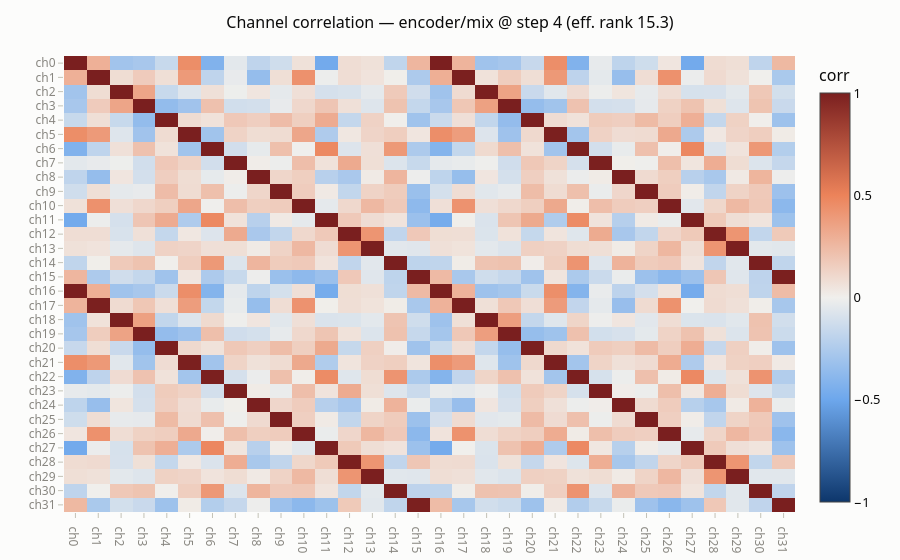

Notebook code for this chart:
### Code cell
view.plot_channels("encoder/mix")  # audio↔texto correlacionados + 4 canales muertos (†)

### Figure 1 — Plotly figure (JSON) as saved in the notebook; plotly's stock layout.template omitted (floating-point values rounded to 4 significant figures; data arrays with more than 128 entries replaced by an {"elided": "..."} marker saying what was removed)
{"data": [{"colorbar": {"title": {"text": "corr"}}, "colorscale": [[0.0, "#0d366b"], [0.25, "#6da7ec"], [0.5, "#f0efec"], [0.75, "#ec835a"], [1.0, "#7a1f1f"]], "hovertemplate": "%{y} × %{x}: %{z:.3f}<extra></extra>", "type": "heatmap", "x": ["ch0", "ch1", "ch2", "ch3", "ch4", "ch5", "ch6", "ch7", "ch8", "ch9", "ch10", "ch11", "ch12", "ch13", "ch14", "ch15", "ch16", "ch17", "ch18", "ch19", "ch20", "ch21", "ch22", "ch23", "ch24", "ch25", "ch26", "ch27", "ch28", "ch29", "ch30", "ch31"], "y": ["ch0", "ch1", "ch2", "ch3", "ch4", "ch5", "ch6", "ch7", "ch8", "ch9", "ch10", "ch11", "ch12", "ch13", "ch14", "ch15", "ch16", "ch17", "ch18", "ch19", "ch20", "ch21", "ch22", "ch23", "ch24", "ch25", "ch26", "ch27", "ch28", "ch29", "ch30", "ch31"], "z": {"elided": "32x32 float values"}, "zmax": 1, "zmin": -1}], "layout": {"title": {"text": "Channel correlation — encoder/mix @ step 4 (eff. rank 15.3)"}, "yaxis": {"autorange": "reversed"}}}
